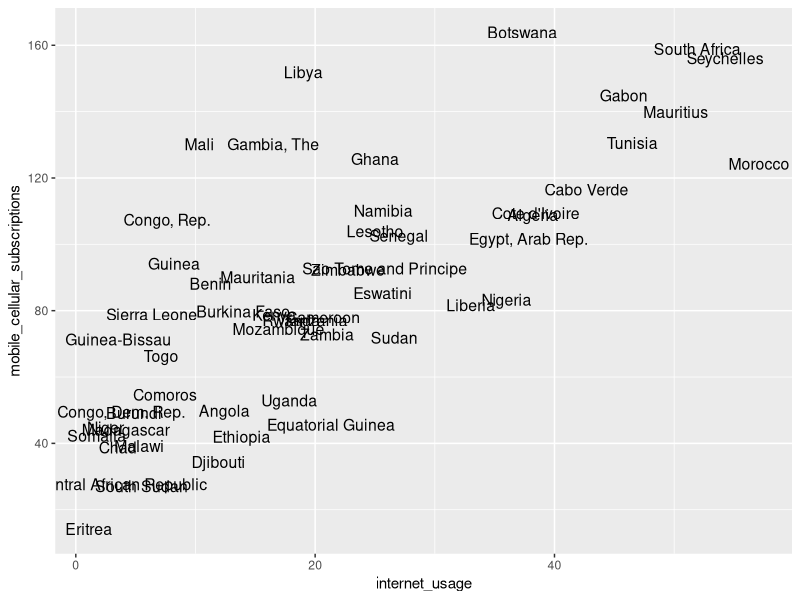

Recreate this plot in R.
library(tidyverse)

world_bank_countries <- read_csv("data/world_bank_countries.csv")

# https://ggplot2tor.com/theme


world_bank_countries %>% 
  filter(continent == "Africa", year == 2015) %>% 
  ggplot(aes(x = internet_usage, 
             y = mobile_cellular_subscriptions,
             label = country)) +
  geom_text(size = 4)
